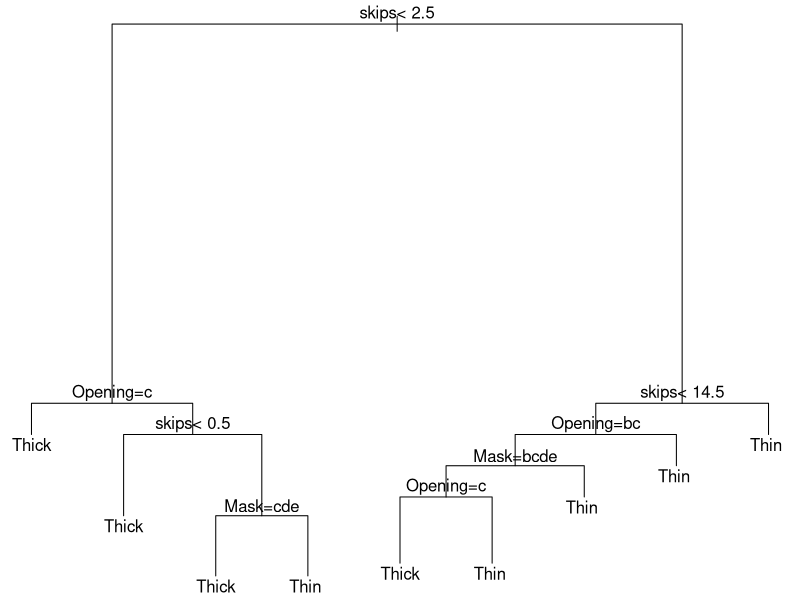

This chart was generated by the following R code:
library(rpart)
data("solder") 
str(solder)
floor_val<-floor(0.9*nrow(solder))
train<-sample(nrow(solder),size=floor_val)
trainingData<-solder[train,]
testData<-solder[-train,]
solder_fit<-rpart(Solder~.,parms=list(split='information'), minsplit=2, minbucket=1,data=trainingData,method='class')
par(mar = rep(0.1, 4))
plot(solder_fit)
text(solder_fit)
summary(solder_fit)
CPVal<-solder_fit$cptable[which.min(solder_fit$cptable[,"xerror"]),"CP"]
CPVal
pruned_fit<-prune(solder_fit,cp=as.numeric(CPVal))
out<-predict(pruned_fit,newdata=testData,type="vector")
tab <- table(out, testData$Solder)
tab 
accuracy<-sum(diag(tab))/sum(tab)
accuracyPercentage<-accuracy*100
accuracyPercentage
